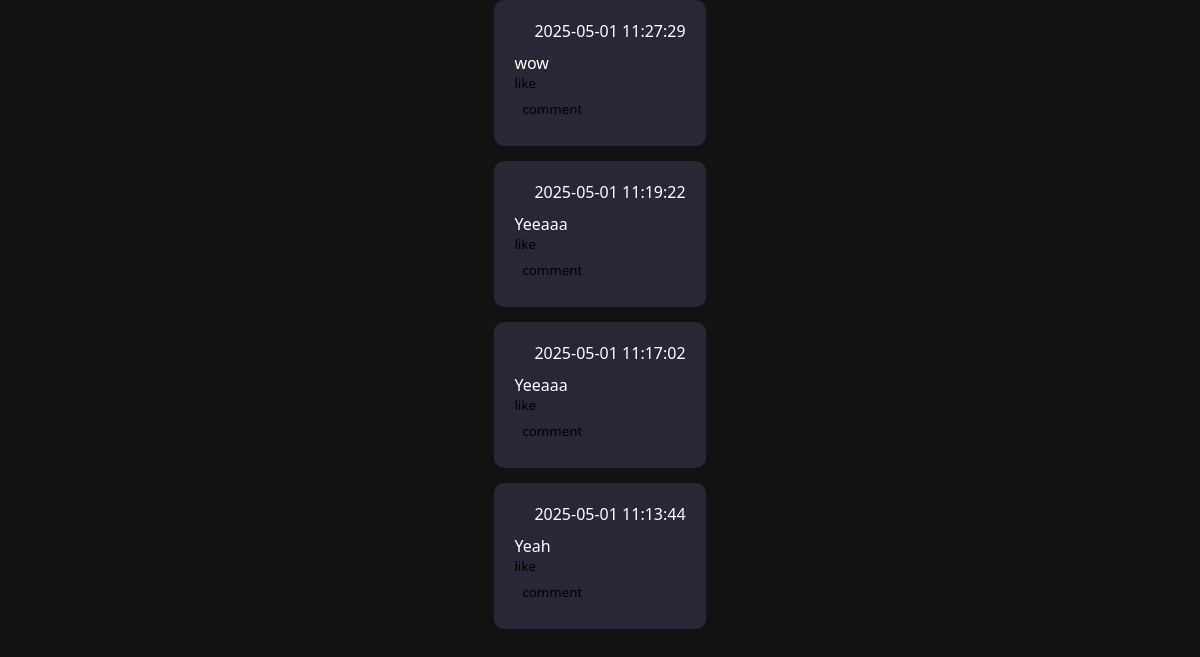
The page /php/commentComponent.php?post_id=43 on the database as committed earlier.
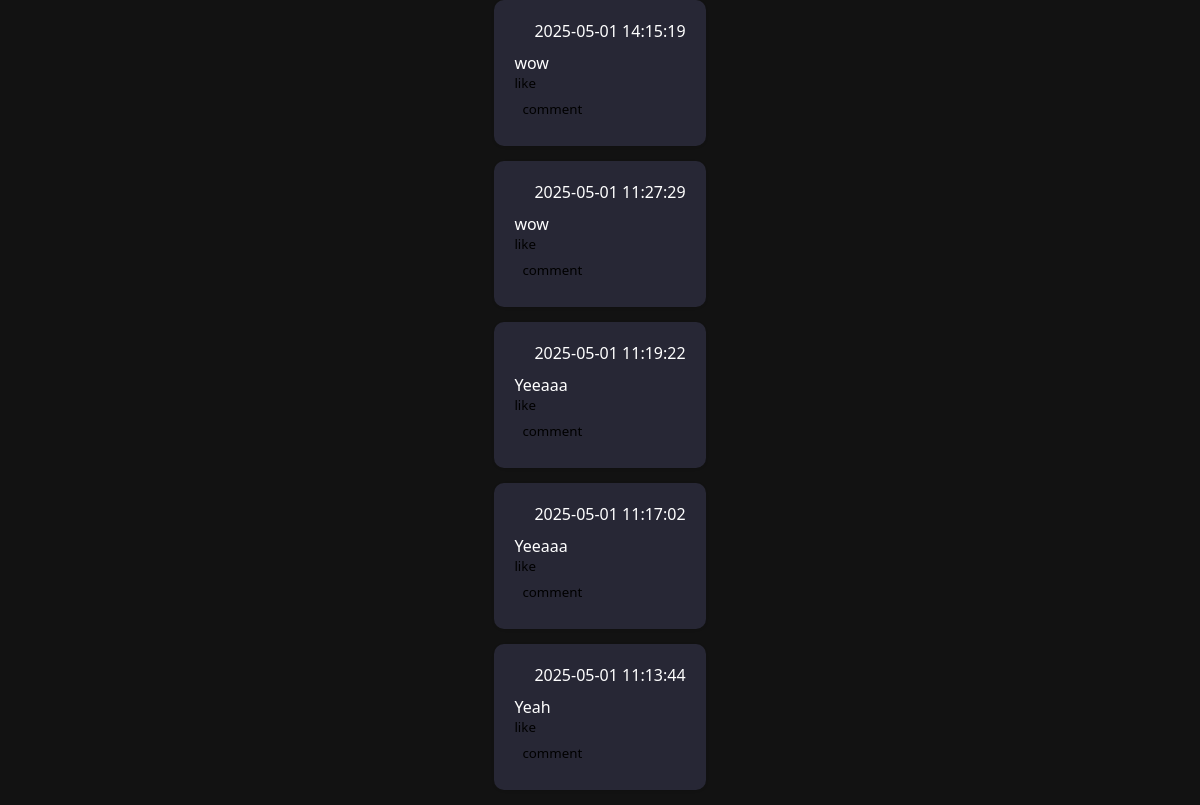
The same page on the database as committed later.
### tables this page shows
CREATE TABLE `comment_tb` (
  `comment_id` int(11) NOT NULL AUTO_INCREMENT,
  `username` varchar(50) NOT NULL,
  `comment_desc` varchar(255) NOT NULL,
  `post_id` int(11) NOT NULL,
  `created_at` timestamp NOT NULL DEFAULT current_timestamp(),
  PRIMARY KEY (`comment_id`)
);

### php/commentComponent.php (the view, shortened to what this page needs)
<?php
include("db_conn.php");
if (isset($_GET['post_id']) && is_numeric($_GET['post_id'])) {
    $post_id = intval($_GET['post_id']);
    $getComments = "SELECT * FROM comment_tb WHERE post_id = $post_id ORDER BY created_at DESC";
    $commentsResult = mysqli_query($conn, $getComments);
}
?>
<!DOCTYPE html>
<html lang="en">
<head>
  <link rel="stylesheet" href="../css/postPage.css?v=2">
</head>
<body>
  <?php if (isset($commentsResult) && mysqli_num_rows($commentsResult) > 0): ?>
    <?php while ($comment = mysqli_fetch_assoc($commentsResult)): ?>
      <div class="comment">
        <div class="commentUserRow">
          <div><?php echo htmlspecialchars($comment['created_at']); ?></div>
        </div>
        <div><?php echo htmlspecialchars($comment['comment_desc']); ?></div>
        <div class="commentBTNRow">
          <button class="like">like</button>
          <button class="commentBTN">comment</button>
        </div>
      </div>
    <?php endwhile; ?>
  <?php else: ?>
    <p>No comments available for this post.</p>
  <?php endif; ?>
</body>
</html>

Rows that differ between the two databases and show on the page:
added comment_tb: created_at "2025-05-01 14:15:19", comment_desc "wow"
